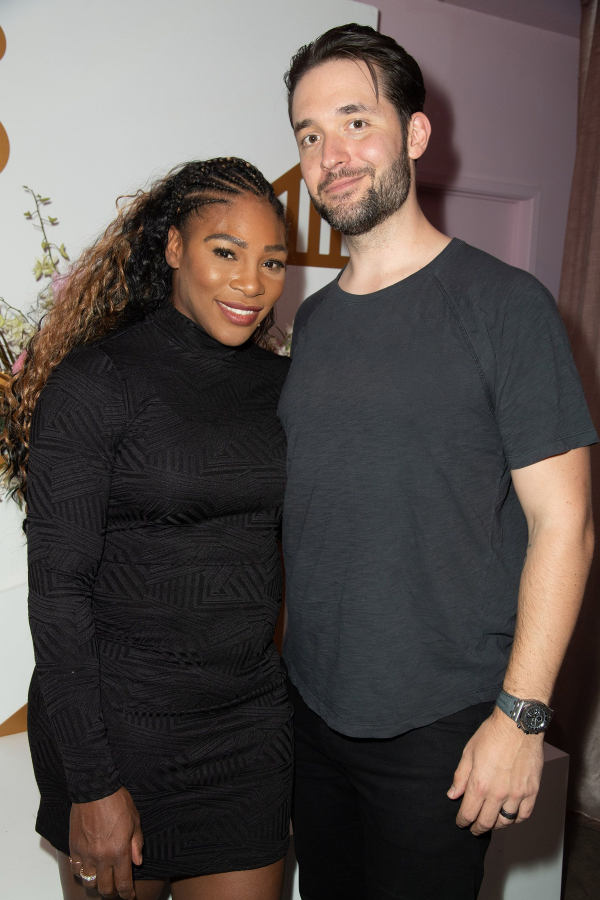
#> input picture Server/image_2_classify/img.jpg, 1800 x 2700 px (shown at 1/3 size)
$ python -i predict.py   (imports and definitions only)
#> lines starting #> are read from the running program, lines starting #| are printed output that depends on the picture
#> further down, picture is the input picture: shape (2700, 1800, 3); mean B, G, R 76.8, 79.9, 88.3
import pywt
import joblib
import json
import numpy as np
import base64
import cv2
from matplotlib import pyplot as plt

d = {
    0 : 'lionel_messi',
    1 : 'maria_sharapova',
    2 : 'roger_federer',
    3 : 'serena_williams',
    4 : 'virat_kohli'
}

### Wavelet Transform of image
# [33 lines left out: functions w2d, get_cv2_image_from_base64_string, not called in this run]

def get_cropped_images(image):
    face_cascade = cv2.CascadeClassifier('./opencv/haarcascades/haarcascade_frontalface_default.xml')
    eye_cascade = cv2.CascadeClassifier('./opencv/haarcascades/haarcascade_eye.xml')
    # img=cv2.imread(image_path)
    gray = cv2.cvtColor(image, cv2.COLOR_BGR2GRAY)
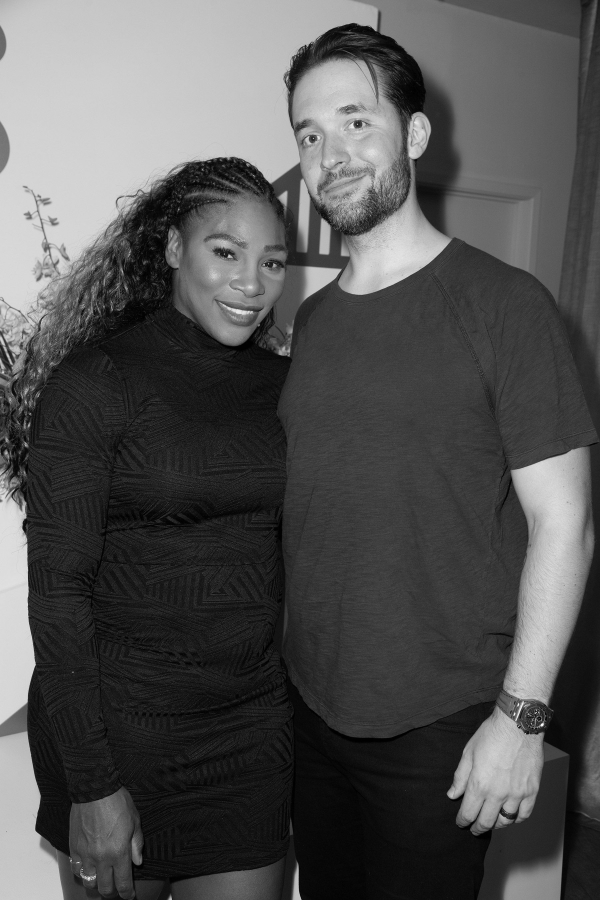
#> gray: shape (2700, 1800) (shown at 1/3 size); min 0, max 255, mean 82.1
    faces = face_cascade.detectMultiScale(gray, 1.3, 5)
#> faces = [[558, 634, 362, 362]]
    cropped_faces = []
    for (x,y,w,h) in faces:
        roi_gray = gray[y:y+h, x:x+w]
        roi_color = image[y:y+h, x:x+w]
        eyes = eye_cascade.detectMultiScale(roi_gray)
        if len(eyes) >= 2:
            cropped_faces.append(roi_color)
#> this loop made 1 pass
#> (x, y, w, h, eyes) on pass 1: (558, 634, 362, 362, [[71, 87, 82, 82], [214, 121, 78, 78]])
#> pass 1, in get_cropped_images, `roi_gray = gray[y:y+h, x:x+w]`:
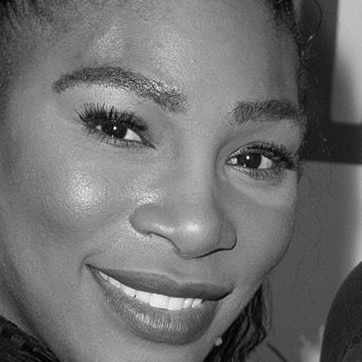
#> roi_gray: shape (362, 362); min 0, max 255, mean 110.7
#> pass 1, in get_cropped_images, `roi_color = image[y:y+h, x:x+w]`:
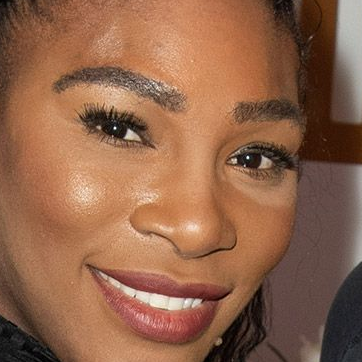
#> roi_color: shape (362, 362, 3); mean B, G, R 74.4, 100.2, 145.1
#> after the loop, cropped_faces = 1 item
    return cropped_faces
# [24 lines left out: function predict_class, not called in this run]

>>> import cv2
>>> picture = cv2.imread('image_2_classify/img.jpg')
>>> result = get_cropped_images(picture)
#> result = 1 item
